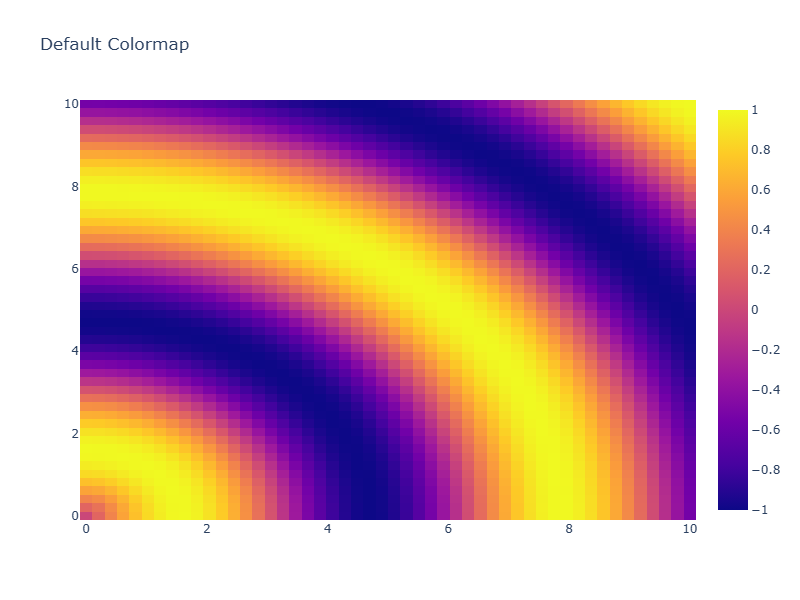
#> input picture colormap_debugging/test_default.png, 800 x 600 px, found by its file name
$ python validate_colors.py
#> lines starting #> are read from the running program, lines starting #| are printed output that depends on the picture
"""Validate that the saved plots use the correct colormaps."""
import numpy as np
from PIL import Image
import json

def get_center_colors(image_path, sample_size=10):
    """Extract colors from the center region of the plot."""
#> called with sample_size = 10
    img = Image.open(image_path)
#> img is the input picture: PIL image 800x600 RGBA; mean R, G, B, A 204.4, 163.7, 170.1, 255
    img_array = np.array(img)

    # Get center region (avoiding edges, titles, colorbars)
    h, w = img_array.shape[:2]
#> h = 600; w = 800
    center_y = h // 2
#> center_y = 300
    center_x = w // 3  # Left third to avoid colorbar on right
#> center_x = 266

    # Sample a small region
    y_start = center_y - sample_size
#> y_start = 290
    y_end = center_y + sample_size
#> y_end = 310
    x_start = center_x - sample_size
#> x_start = 256
    x_end = center_x + sample_size
#> x_end = 276

    region = img_array[y_start:y_end, x_start:x_end, :3]  # RGB only
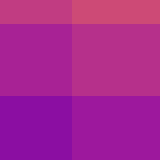
#> region: shape (20, 20, 3) (shown 8 times larger); mean R, G, B 168.6, 36.7, 146.8

    # Get mean color
    mean_color = region.mean(axis=(0, 1))
#> mean_color = [168.6, 36.72, 146.8]

    return {
        'mean_rgb': mean_color.tolist(),
        'sample_region': {
            'y': (y_start, y_end),
            'x': (x_start, x_end)
        },
        'shape': img_array.shape
    }

def rgb_distance(rgb1, rgb2):
    """Calculate Euclidean distance between two RGB colors."""
    return np.sqrt(sum((a - b)**2 for a, b in zip(rgb1, rgb2)))

# Known approximate colors for different colormaps at middle value
# These are rough approximations for the middle of each colormap
REFERENCE_COLORS = {
    'Viridis': [33, 145, 140],   # Teal/cyan-green
    'Plasma': [204, 71, 120],     # Magenta/purple-pink
    'RdBu': [247, 247, 247],      # White (middle of red-blue)
}

print("Validating colormap colors from saved PNG files...\n")

results = {}

# Check each test file
test_files = {
    'default': r'C:\cqc\qplotly\colormap_debugging\test_default.png',
    'plasma': r'C:\cqc\qplotly\colormap_debugging\test_plasma.png',
    'viridis': r'C:\cqc\qplotly\colormap_debugging\test_viridis.png',
    'rdbu': r'C:\cqc\qplotly\colormap_debugging\test_rdbu.png',
}

for name, path in test_files.items():
    try:
        colors = get_center_colors(path)
#> colors = 3 items
        results[name] = colors
        print(f"{name.upper()}:")
        print(f"  Mean RGB: {colors['mean_rgb']}")
#|   Mean RGB: [168.565, 36.72, 146.785]
        print(f"  Image shape: {colors['shape']}")
#|   Image shape: (600, 800, 4)

        # Compare to reference colors
        mean_rgb = colors['mean_rgb']
#> mean_rgb = [168.6, 36.72, 146.8]
        print(f"  Distances to reference colors:")
        for cmap_name, ref_color in REFERENCE_COLORS.items():
            dist = rgb_distance(mean_rgb, ref_color)
            print(f"    {cmap_name}: {dist:.1f}")
#> this loop made 3 passes
#> dist on passes 1 to 3: 173.6, 56.11, 245.8
#|     Viridis: 173.6
#|     Plasma: 56.1
#|     RdBu: 245.8

        # Determine which colormap it matches best
        distances = {cmap: rgb_distance(mean_rgb, ref_color)
                    for cmap, ref_color in REFERENCE_COLORS.items()}
#> distances = {'Viridis': 173.6, 'Plasma': 56.11, 'RdBu': 245.8}
        best_match = min(distances, key=distances.get)
#> best_match = 'Plasma'
        print(f"  Best match: {best_match}")
#|   Best match: Plasma
#> pass 3 of the loop `for name, path in test_files.items():`:
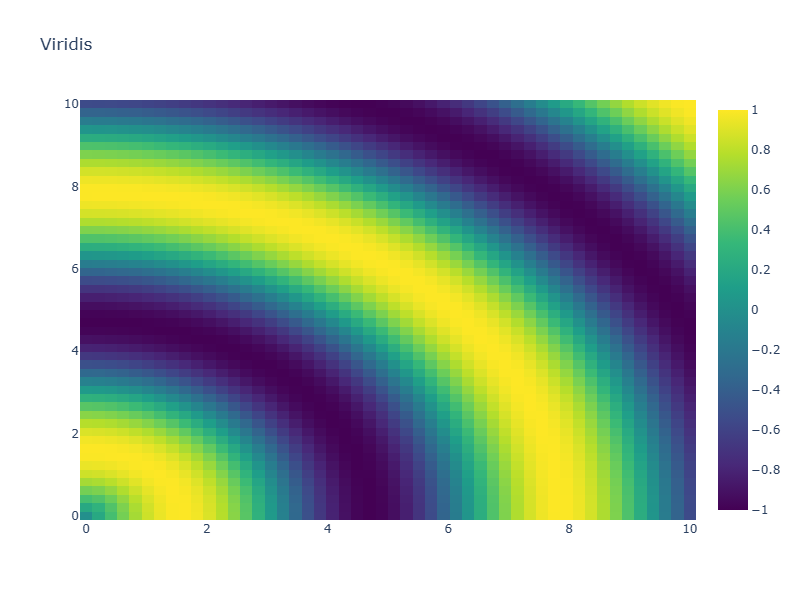
#> input picture colormap_debugging/test_viridis.png, 800 x 600 px, found by its file name
#> in get_center_colors, img is the input picture: PIL image 800x600 RGBA; mean R, G, B, A 168, 184.7, 166.5, 255
#> in get_center_colors (call 3), `region = img_array[y_start:y_end, x_start:x_end, :3]`:
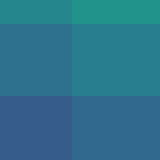
#> region: shape (20, 20, 3) (shown 8 times larger); mean R, G, B 44.8, 114.7, 141.3
#> mean_color = [44.81, 114.7, 141.3]
#|   Mean RGB: [44.815, 114.6525, 141.325]
#|   Image shape: (600, 800, 4)
#> the loop `for cmap_name, ref_color in REFERENCE_COLORS.items():` made 3 passes
#> dist on passes 1 to 3: 32.59, 166.4, 263.7
#> (printed output is left out)
#> distances = {'Viridis': 32.59, 'Plasma': 166.4, 'RdBu': 263.7}
#> best_match = 'Viridis'
#|   Best match: Viridis
#> the loop made 4 passes; the first 3 are shown
        print()

    except Exception as e:
        print(f"Error reading {name}: {e}\n")

# Save results to JSON
with open(r'C:\cqc\qplotly\colormap_debugging\color_validation.json', 'w') as f:
    json.dump(results, f, indent=2)

print("Results saved to color_validation.json")

# Check if default matches plasma
if 'default' in results and 'plasma' in results:
    default_rgb = results['default']['mean_rgb']
#> default_rgb = [168.6, 36.72, 146.8]
    plasma_rgb = results['plasma']['mean_rgb']
#> plasma_rgb = [168.6, 36.72, 146.8]
    viridis_rgb = results['viridis']['mean_rgb']
#> viridis_rgb = [44.81, 114.7, 141.3]

    dist_to_plasma = rgb_distance(default_rgb, plasma_rgb)
#> dist_to_plasma = 0
    dist_to_viridis = rgb_distance(default_rgb, viridis_rgb)
#> dist_to_viridis = 146.3

    print("\n" + "="*60)
    print("VERDICT:")
    print(f"Default distance to Plasma: {dist_to_plasma:.1f}")
#| Default distance to Plasma: 0.0
    print(f"Default distance to Viridis: {dist_to_viridis:.1f}")
#| Default distance to Viridis: 146.3

    if dist_to_plasma < dist_to_viridis:
        print("SUCCESS: Default is using Plasma!")
    else:
        print("FAILURE: Default is using Viridis (needs fix)")
    print("="*60)
